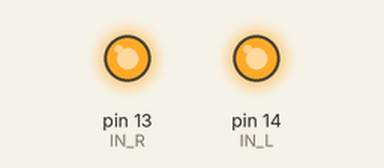
A sketch run on a simulated Arduino Uno, built with avr-gcc and run on an emulated ATmega328P. Shown: output pins drawn as LEDs (lit = HIGH). What the sketch prints to the serial monitor is not drawn.

Above: at 0.1 s.
Timing chart, 0 to 1.6 s (numbered marks = the images above):
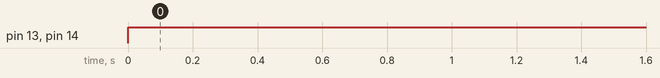

Measured:
- by itself, pin 13 (IN_R), pin 14 (IN_L): LOW → HIGH at 0.00 s

The sketch:

map_Test.ino
```cpp
#define IN_R 13
#define IN_L 14
#define IN_RD 12
#define IN_LD 15

void setup(){
  Serial.begin(9600);

  pinMode(IN_R,OUTPUT);
  pinMode(IN_L,OUTPUT);

  pinMode(IN_R,OUTPUT);
  pinMode(IN_L,OUTPUT);
}
void loop(){
  Serial.println("go");

  digitalWrite(IN_RD,LOW);
  analogWrite(IN_R,255);

  digitalWrite(IN_LD,HIGH);
  analogWrite(IN_L,255);
  delay(2000);
}
```
